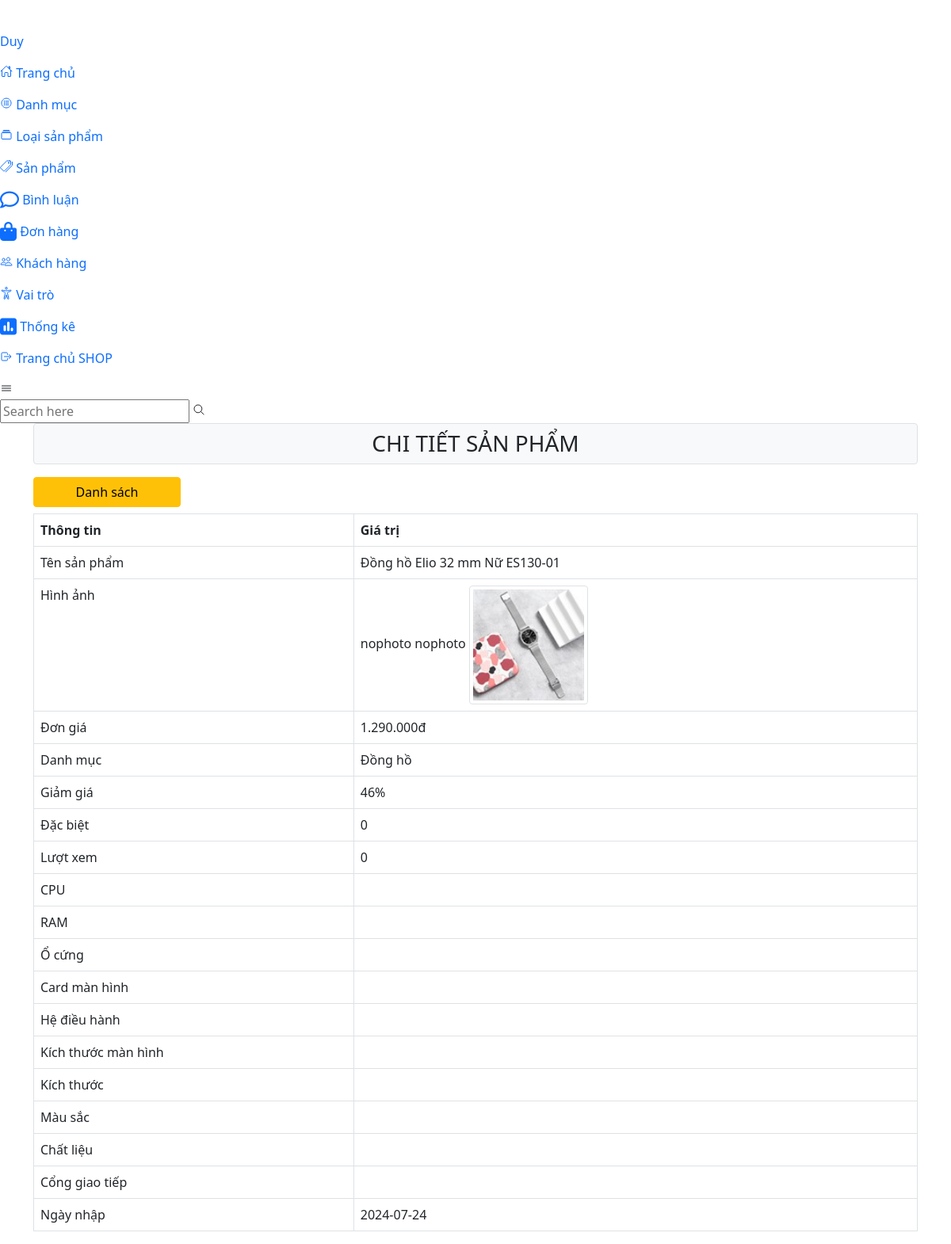
Before: /admin/sanpham/index.php?chitiet&MaSP=76 (signed in) with the older database file.
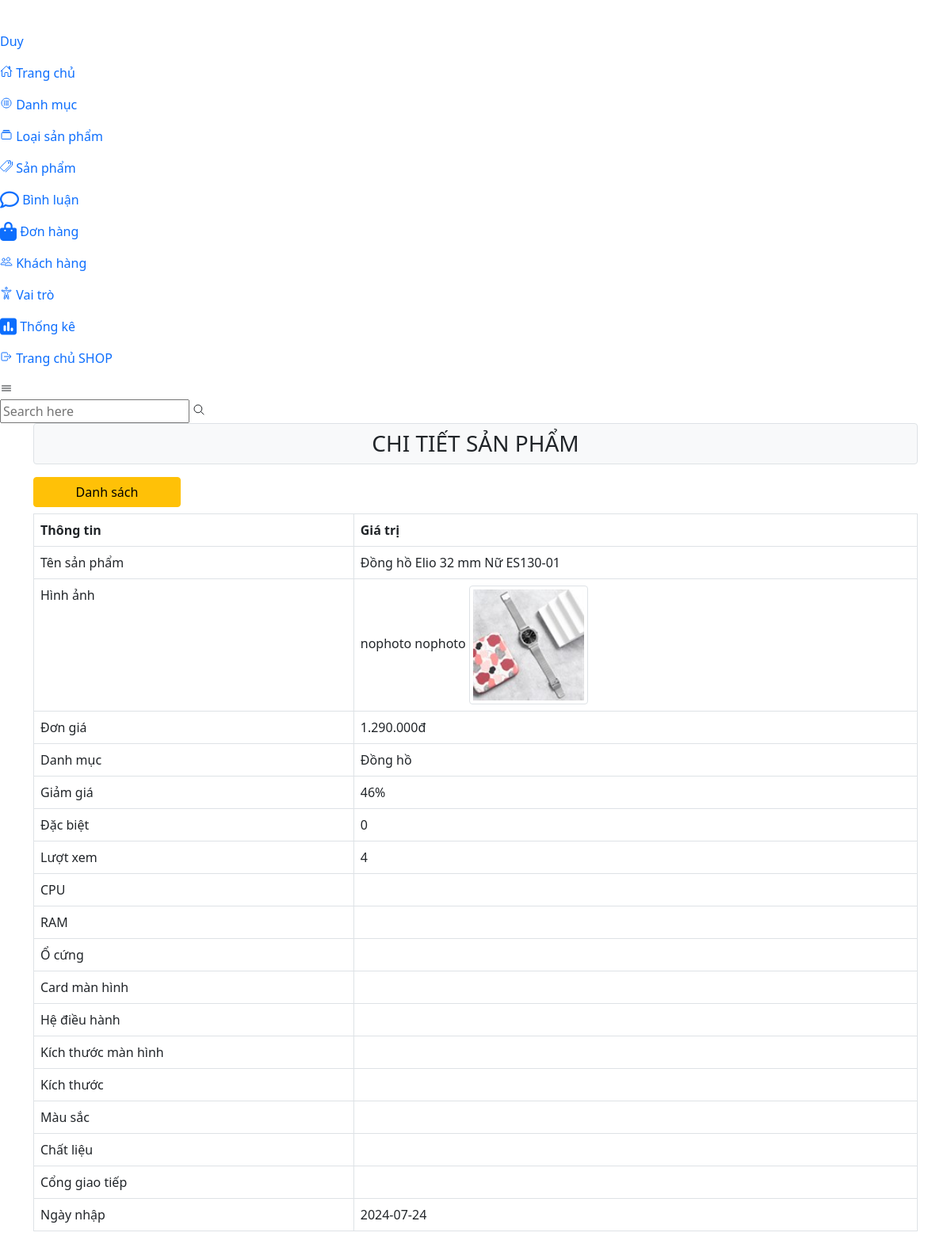
After: the same page with the newer database file.
### tables this page shows
CREATE TABLE `sanpham` (
  `MaSP` int(11) NOT NULL,
  `LSP_ID` int(11) NOT NULL,
  `DMID` int(11) NOT NULL,
  `TenSP` varchar(255) NOT NULL,
  `DonGia` int(11) NOT NULL,
  `HinhAnh1` varchar(200) NOT NULL,
  `HinhAnh2` varchar(200) DEFAULT NULL,
  `HinhAnh3` varchar(200) DEFAULT NULL,
  `ThongTin` longtext NOT NULL,
  `CPU` varchar(200) NOT NULL,
  `RAM` varchar(100) NOT NULL,
  `SSD_HDD` varchar(100) NOT NULL,
  `GPU` varchar(200) NOT NULL,
  `OS` varchar(100) NOT NULL,
  `kich_thuoc_man_hinh` varchar(200) NOT NULL,
  `kich_thuoc` varchar(50) NOT NULL,
  `mau_sac` varchar(20) NOT NULL,
  `chat_lieu` varchar(50) NOT NULL,
  `cong_giao_tiep` varchar(200) NOT NULL,
  `GiamGia` float DEFAULT NULL,
  `DacBiet` bit(1) NOT NULL,
  `LuotXem` int(11) NOT NULL DEFAULT 0,
  `ThoiGian` date NOT NULL
);

### global.php (called while the page is built, shortened)
<?php
    $UPLOAD_URL= "../../uploaded/";
?>

### dao/pdo.php (called while the page is built, shortened)
<?php
function pdo_get_connection(){
    $dburl = "mysql:host=sql204.infinityfree.com;dbname=if0_37000429_duanmau_web2041;charset=utf8";
    $username = 'if0_37000429';
    $password = '0905206292Duy';
    $conn = new PDO($dburl, $username, $password);
    $conn->setAttribute(PDO::ATTR_ERRMODE, PDO::ERRMODE_EXCEPTION);
    return $conn;
}
function pdo_query_one($sql){
    $sql_args = array_slice(func_get_args(), 1);
    try{
        $conn = pdo_get_connection();
        $stmt = $conn->prepare($sql);
        $stmt->execute($sql_args);
        $row = $stmt->fetch(PDO::FETCH_ASSOC);
        return $row;
    }
    catch(PDOException $e){
        throw $e;
    }
    finally{
        unset($conn);
    }
}

### dao/sanpham.php (called while the page is built, shortened)
<?php
require_once 'pdo.php';
function sanpham_select_by_id($MaSP){
    $sql = "SELECT * FROM sanpham WHERE MaSP=?";
    return pdo_query_one($sql, $MaSP);
}

### admin/sanpham/chitiet.php (the view)
<h3 class="text-uppercase p-2 bg-light mb-2 border rounded text-center">Chi tiết sản phẩm</h3>
<a href="./" class="btn btn-warning mt-2 me-2 mb-2 col-lg-2">Danh sách</a>
<table class="table table-bordered table-responsive">
    <thead>
        <tr>
            <th>Thông tin</th>
            <th>Giá trị</th>
        </tr>
    </thead>
    <tbody>
        <tr>
            <td>Tên sản phẩm</td>
            <td><?= $TenSP?></td>
        </tr>
        <tr>
            <td>Hình ảnh</td>
            <td class="hinhanh"><?= $hinh1?> <?= $hinh2?> <?= $hinh3 ?></td>
        </tr>
        <tr>
            <td>Đơn giá</td>
            <td><?=number_format($DonGia,0,",",".")?>đ</td>
        </tr>
        <tr>
            <td>Danh mục</td>
            <td><?=($DMID == "5")?"Laptop":(($DMID == "6")?"Điện thoại":"Đồng hồ");?></td>
        </tr>
        <tr>
            <td>Giảm giá</td>
            <td><?= ($GiamGia*100)?>%</td>
        </tr>
        <tr>
            <td>Đặc biệt</td>
            <td><?= $DacBiet?></td>
        </tr>
        <tr>
            <td>Lượt xem</td>
            <td><?= $LuotXem?></td>
        </tr>
        <tr>
            <td>CPU</td>
            <td><?= $CPU?></td>
        </tr>
        <tr>
            <td>RAM</td>
            <td><?= $RAM?></td>
        </tr>
        <tr>
            <td>Ổ cứng</td>
            <td><?= $SSD_HDD?></td>
        </tr>
        <tr>
            <td>Card màn hình</td>
            <td><?= $GPU?></td>
        </tr>
        <tr>
            <td>Hệ điều hành</td>
            <td><?= $OS?></td>
        </tr>
        <tr>
            <td>Kích thước màn hình</td>
            <td><?= $kich_thuoc_man_hinh?></td>
        </tr>
        <tr>
            <td>Kích thước</td>
            <td><?= $kich_thuoc?></td>
        </tr>
        <tr>
            <td>Màu sắc</td>
            <td><?= $mau_sac?></td>
        </tr>
        <tr>
            <td>Chất liệu</td>
            <td><?= $chat_lieu?></td>
        </tr>
        <tr>
            <td>Cổng giao tiếp</td>
            <td><?= $cong_giao_tiep?></td>
        </tr>
        <tr>
            <td>Ngày nhập</td>
            <td><?= $ThoiGian?></td>
        </tr>
    </tbody>
</table>

### admin/sanpham/index.php (shortened to what this page needs)
<?php
    require_once ("../../global.php");
    include_once ("../../dao/pdo.php");
    include_once ("../../dao/sanpham.php");
    include_once ("../../dao/loaisanpham.php");
    extract($_REQUEST);
    if(exist_param("btn_add")){
        $listDM= danhmuc_select_all();
        $listLSP = loaisanpham_select_all();
        $VIEW_NAME = "them.php";
    }elseif (exist_param("btn_delete")) {
        $MaSP = $_REQUEST['MaSP'];
        sanpham_delete($MaSP);
        $items=sanpham_select_all();
        $VIEW_NAME="danhsach.php";
    }elseif (exist_param('kyw')) {
        $kyw= $_GET['kyw'];
        require_once '../../site/sanpham/phantrang.php';
        $items = loadall_product($kyw, $orderCondition, $DMID, $LSP_ID, $item_per_page, $offset);
        $VIEW_NAME = "danhsach.php";
    }elseif (exist_param("chitiet")) {
        if(isset($_GET['MaSP'])){
            $MaSP = $_GET['MaSP'];
            $item  = sanpham_select_by_id($MaSP);
            extract($item);
            $hinhpath=$UPLOAD_URL.$HinhAnh1;
            if(is_file($hinhpath)){
                $hinh1="<img class='img-thumbnail me-2' src='".$hinhpath."' width='150'>";
            } else{
                $hinh1="nophoto";
            }
            $hinhpath2=$UPLOAD_URL.$HinhAnh2;
            if(is_file($hinhpath2)){
                $hinh2="<img class='img-thumbnail me-2' src='".$hinhpath2."' width='150'>";
            } else{
                $hinh2="nophoto";
            }
            $hinhpath3=$UPLOAD_URL.$HinhAnh3;
            if(is_file($hinhpath3)){
                $hinh3="<img class='img-thumbnail' src='".$hinhpath3."' width='150'>";
            } else{
                $hinh3="nophoto";
            }
        }
    }
    require "../layout.php";
?>

Changed rows visible on the page:
changed sanpham "Đồng hồ Elio 32 mm Nữ ES130-01": LuotXem "0" → "4"
